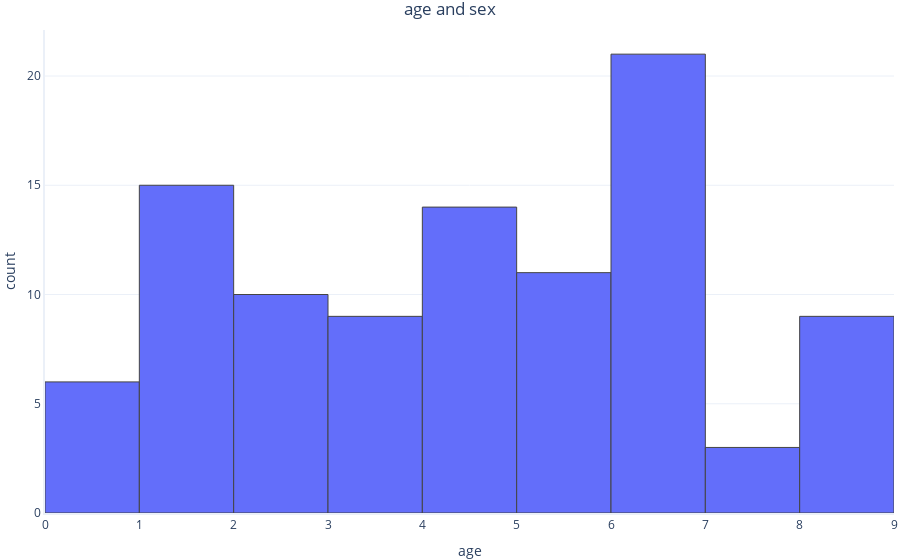

Here is the notebook cell this chart was saved with:
### Code cell
px.histogram(dataset, x='age', barmode='group',
             title='age and sex')

### Figure 1 — Plotly figure (JSON) as saved in the notebook; plotly's stock layout.template omitted (floating-point values rounded to 4 significant figures)
{"data": [{"alignmentgroup": "True", "bingroup": "x", "hovertemplate": "age=%{x}<br>count=%{y}<extra></extra>", "legendgroup": "", "marker": {"color": "#636efa", "pattern": {"shape": ""}}, "name": "", "offsetgroup": "", "orientation": "v", "showlegend": false, "type": "histogram", "x": [6.9, 5.4, 5.4, 4.8, 4.8, 7.8, 2.7, 5.7, 1.5, 1.8, 4.2, 4.5, 1.5, 5.1, 4.8, 5.1, 3.6, 4.2, 2.7, 8.7, 0.9, 6.3, 1.2, 2.7, 6, 6, 0.6, 3.9, 6, 5.7, 6.9, 5.1, 2.1, 3.6, 6.3, 2.4, 8.4, 7.5, 5.7, 5.7, 2.7, 4.2, 6.9, 3, 1.8, 2.4, 6.3, 0.6, 1.8, 4.8, 8.4, 8.1, 6.3, 8.7, 4.5, 4.5, 7.5, 1.2, 5.7, 0.6, 6.9, 8.1, 0.6, 1.2, 6.6, 8.1, 2.7, 3.9, 4.2, 6.9, 1.2, 3.9, 3.6, 0.3, 3, 8.7, 2.1, 6.6, 1.5, 5.1, 6, 2.1, 6, 4.2, 1.5, 1.8, 1.8, 6.9, 6.9, 4.5, 1.8, 8.4, 3, 4.5, 1.8, 6.6, 6.9, 6], "xaxis": "x", "yaxis": "y"}], "layout": {"barmode": "group", "legend": {"tracegroupgap": 0}, "title": {"text": "age and sex"}, "xaxis": {"anchor": "y", "domain": [0, 1], "title": {"text": "age"}}, "yaxis": {"anchor": "x", "domain": [0, 1], "title": {"text": "count"}}}}
